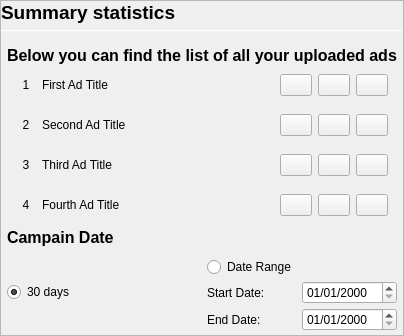
         <widget class="QFrame" name="frameFee">
          <property name="sizePolicy">
           <sizepolicy hsizetype="Expanding" vsizetype="Expanding">
            <horstretch>0</horstretch>
            <verstretch>0</verstretch>
           </sizepolicy>
          </property>
          <property name="maximumSize">
           <size>
            <width>16777215</width>
            <height>16777215</height>
           </size>
          </property>
          <property name="frameShape">
           <enum>QFrame::StyledPanel</enum>
          </property>
          <property name="frameShadow">
           <enum>QFrame::Sunken</enum>
          </property>
          <layout class="QVBoxLayout" name="verticalLayoutFee1">
           <property name="spacing">
            <number>0</number>
           </property>
           <property name="leftMargin">
            <number>0</number>
           </property>
           <property name="topMargin">
            <number>0</number>
           </property>
           <property name="rightMargin">
            <number>0</number>
           </property>
           <property name="bottomMargin">
            <number>0</number>
           </property>
           <item>
            <layout class="QVBoxLayout" name="verticalLayout_5">
             <property name="spacing">
              <number>6</number>
             </property>
             <item>
              <layout class="QHBoxLayout" name="horizontalLayoutCoinControl1_2">
               <property name="bottomMargin">
                <number>15</number>
               </property>
               <item>
                <layout class="QVBoxLayout" name="verticalLayout_8">
                 <property name="spacing">
                  <number>6</number>
                 </property>
                 <item>
                  <widget class="QLabel" name="labelCoinControlFeatures_2">
                   <property name="sizePolicy">
                    <sizepolicy hsizetype="Preferred" vsizetype="Maximum">
                     <horstretch>0</horstretch>
                     <verstretch>0</verstretch>
                    </sizepolicy>
                   </property>
                   <property name="minimumSize">
                    <size>
                     <width>0</width>
                     <height>20</height>
                    </size>
                   </property>
                   <property name="font">
                    <font>
                     <pointsize>14</pointsize>
                     <weight>75</weight>
                     <bold>true</bold>
                    </font>
                   </property>
                   <property name="styleSheet">
                    <string notr="true">font-weight:bold;</string>
                   </property>
                   <property name="text">
                    <string>Summary statistics</string>
                   </property>
                  </widget>
                 </item>
                 <item>
                  <widget class="Line" name="line_2">
                   <property name="minimumSize">
                    <size>
                     <width>0</width>
                     <height>1</height>
                    </size>
                   </property>
                   <property name="maximumSize">
                    <size>
                     <width>16777215</width>
                     <height>1</height>
                    </size>
                   </property>
                   <property name="orientation">
                    <enum>Qt::Horizontal</enum>
                   </property>
                  </widget>
                 </item>
                </layout>
               </item>
              </layout>
             </item>
            </layout>
           </item>
           <item>
            <layout class="QVBoxLayout" name="verticalLayoutFee2" stretch="0">
             <property name="spacing">
              <number>0</number>
             </property>
             <property name="leftMargin">
              <number>6</number>
             </property>
             <property name="topMargin">
              <number>0</number>
             </property>
             <property name="rightMargin">
              <number>6</number>
             </property>
             <item>
              <widget class="QFrame" name="frameFeeSelection">
               <layout class="QVBoxLayout" name="verticalLayoutFee12">
                <property name="spacing">
                 <number>0</number>
                </property>
                <property name="leftMargin">
                 <number>0</number>
                </property>
                <property name="topMargin">
                 <number>0</number>
                </property>
                <property name="rightMargin">
                 <number>0</number>
                </property>
                <property name="bottomMargin">
                 <number>0</number>
                </property>
                <item>
                 <layout class="QVBoxLayout" name="verticalLayout_2">
                  <property name="spacing">
                   <number>0</number>
                  </property>
                  <property name="sizeConstraint">
                   <enum>QLayout::SetDefaultConstraint</enum>
                  </property>
                  <property name="topMargin">
                   <number>0</number>
                  </property>
                  <property name="rightMargin">
                   <number>0</number>
                  </property>
                  <property name="bottomMargin">
                   <number>0</number>
                  </property>
                  <item>
                   <widget class="QLabel" name="labelTitle_2">
                    <property name="enabled">
                     <bool>true</bool>
                    </property>
                    <property name="font">
                     <font>
                      <pointsize>12</pointsize>
                      <weight>75</weight>
                      <bold>true</bold>
                     </font>
                    </property>
                    <property name="text">
                     <string>Below you can find the list of all your uploaded ads</string>
                    </property>
                    <property name="margin">
                     <number>0</number>
                    </property>
                   </widget>
                  </item>
                  <item>
                   <widget class="QWidget" name="widAdLine1" native="true">
                    <layout class="QHBoxLayout" name="horizontalLayout_2">
                     <item>
                      <widget class="QLabel" name="label_3">
                       <property name="maximumSize">
                        <size>
                         <width>20</width>
                         <height>16777215</height>
                        </size>
                       </property>
                       <property name="text">
                        <string>1</string>
                       </property>
                       <property name="alignment">
                        <set>Qt::AlignCenter</set>
                       </property>
                      </widget>
                     </item>
                     <item>
                      <widget class="QLabel" name="labelTitleOfAd1">
                       <property name="text">
                        <string>First Ad Title</string>
                       </property>
                      </widget>
                     </item>
                     <item>
                      <widget class="QPushButton" name="deleteButtonAd1">
                       <property name="sizePolicy">
                        <sizepolicy hsizetype="Minimum" vsizetype="Fixed">
                         <horstretch>0</horstretch>
                         <verstretch>0</verstretch>
                        </sizepolicy>
                       </property>
                       <property name="maximumSize">
                        <size>
                         <width>32</width>
                         <height>16777215</height>
                        </size>
                       </property>
                       <property name="toolTip">
                        <string>Delete Ad</string>
                       </property>
                       <property name="text">
                        <string/>
                       </property>
                       <property name="icon">
                        <iconset resource="../believe.qrc">
                         <normaloff>:/icons/remove</normaloff>:/icons/remove</iconset>
                       </property>
                       <property name="autoDefault">
                        <bool>false</bool>
                       </property>
                      </widget>
                     </item>
                     <item>
                      <widget class="QPushButton" name="stopButtonAd1">
                       <property name="sizePolicy">
                        <sizepolicy hsizetype="Minimum" vsizetype="Fixed">
                         <horstretch>0</horstretch>
                         <verstretch>0</verstretch>
                        </sizepolicy>
                       </property>
                       <property name="maximumSize">
                        <size>
                         <width>32</width>
                         <height>16777215</height>
                        </size>
                       </property>
                       <property name="toolTip">
                        <string>Stop Ad</string>
                       </property>
                       <property name="text">
                        <string/>
                       </property>
                       <property name="icon">
                        <iconset resource="../believe.qrc">
                         <normaloff>:/icons/stop</normaloff>:/icons/stop</iconset>
                       </property>
                       <property name="autoDefault">
                        <bool>false</bool>
                       </property>
                      </widget>
                     </item>
                     <item>
                      <widget class="QPushButton" name="activateButtonAd1">
                       <property name="sizePolicy">
                        <sizepolicy hsizetype="Minimum" vsizetype="Fixed">
                         <horstretch>0</horstretch>
                         <verstretch>0</verstretch>
                        </sizepolicy>
                       </property>
                       <property name="maximumSize">
                        <size>
                         <width>32</width>
                         <height>16777215</height>
                        </size>
                       </property>
                       <property name="toolTip">
                        <string>Activate Ad</string>
                       </property>
                       <property name="text">
                        <string/>
                       </property>
                       <property name="icon">
                        <iconset resource="../believe.qrc">
                         <normaloff>:/icons/activate</normaloff>:/icons/activate</iconset>
                       </property>
                       <property name="autoDefault">
                        <bool>false</bool>
                       </property>
                      </widget>
                     </item>
                    </layout>
                   </widget>
                  </item>
                  <item>
                   <widget class="QWidget" name="widAdLine2" native="true">
                    <layout class="QHBoxLayout" name="horizontalLayout_3">
                     <item>
                      <widget class="QLabel" name="label_4">
                       <property name="maximumSize">
                        <size>
                         <width>20</width>
                         <height>16777215</height>
                        </size>
                       </property>
                       <property name="text">
                        <string>2</string>
                       </property>
                       <property name="alignment">
                        <set>Qt::AlignCenter</set>
                       </property>
                      </widget>
                     </item>
                     <item>
                      <widget class="QLabel" name="labelTitleOfAd2">
                       <property name="text">
                        <string>Second Ad Title</string>
                       </property>
                      </widget>
                     </item>
                     <item>
                      <widget class="QPushButton" name="deleteButtonAd2">
                       <property name="sizePolicy">
                        <sizepolicy hsizetype="Minimum" vsizetype="Fixed">
                         <horstretch>0</horstretch>
                         <verstretch>0</verstretch>
                        </sizepolicy>
                       </property>
                       <property name="maximumSize">
                        <size>
                         <width>32</width>
                         <height>16777215</height>
                        </size>
                       </property>
                       <property name="toolTip">
                        <string>Delete Ad</string>
                       </property>
                       <property name="text">
                        <string/>
                       </property>
                       <property name="icon">
                        <iconset resource="../believe.qrc">
                         <normaloff>:/icons/remove</normaloff>:/icons/remove</iconset>
                       </property>
                       <property name="autoDefault">
                        <bool>false</bool>
                       </property>
                      </widget>
                     </item>
                     <item>
                      <widget class="QPushButton" name="stopButtonAd2">
                       <property name="sizePolicy">
                        <sizepolicy hsizetype="Minimum" vsizetype="Fixed">
                         <horstretch>0</horstretch>
                         <verstretch>0</verstretch>
                        </sizepolicy>
                       </property>
                       <property name="maximumSize">
                        <size>
                         <width>32</width>
                         <height>16777215</height>
                        </size>
                       </property>
                       <property name="toolTip">
                        <string>Stop Ad</string>
                       </property>
                       <property name="text">
                        <string/>
                       </property>
                       <property name="icon">
                        <iconset resource="../believe.qrc">
                         <normaloff>:/icons/stop</normaloff>:/icons/stop</iconset>
                       </property>
                       <property name="autoDefault">
                        <bool>false</bool>
                       </property>
                      </widget>
                     </item>
                     <item>
                      <widget class="QPushButton" name="activateButtonAd2">
                       <property name="sizePolicy">
                        <sizepolicy hsizetype="Minimum" vsizetype="Fixed">
                         <horstretch>0</horstretch>
                         <verstretch>0</verstretch>
                        </sizepolicy>
                       </property>
                       <property name="maximumSize">
                        <size>
                         <width>32</width>
                         <height>16777215</height>
                        </size>
                       </property>
                       <property name="toolTip">
                        <string>Activate Ad</string>
                       </property>
                       <property name="text">
                        <string/>
                       </property>
                       <property name="icon">
                        <iconset resource="../believe.qrc">
                         <normaloff>:/icons/activate</normaloff>:/icons/activate</iconset>
                       </property>
                       <property name="autoDefault">
                        <bool>false</bool>
                       </property>
                      </widget>
                     </item>
                    </layout>
                   </widget>
                  </item>
                  <item>
                   <widget class="QWidget" name="widAdLine3" native="true">
                    <layout class="QHBoxLayout" name="horizontalLayout_4">
                     <item>
                      <widget class="QLabel" name="label_5">
                       <property name="maximumSize">
                        <size>
                         <width>20</width>
                         <height>16777215</height>
                        </size>
                       </property>
                       <property name="text">
                        <string>3</string>
                       </property>
                       <property name="alignment">
                        <set>Qt::AlignCenter</set>
                       </property>
                      </widget>
                     </item>
                     <item>
                      <widget class="QLabel" name="labelTitleOfAd3">
                       <property name="text">
                        <string>Third Ad Title</string>
                       </property>
                      </widget>
                     </item>
                     <item>
                      <widget class="QPushButton" name="deleteButtonAd3">
                       <property name="sizePolicy">
                        <sizepolicy hsizetype="Minimum" vsizetype="Fixed">
                         <horstretch>0</horstretch>
                         <verstretch>0</verstretch>
                        </sizepolicy>
                       </property>
                       <property name="maximumSize">
                        <size>
                         <width>32</width>
                         <height>16777215</height>
                        </size>
                       </property>
                       <property name="toolTip">
                        <string>Delete Ad</string>
                       </property>
                       <property name="text">
                        <string/>
                       </property>
                       <property name="icon">
                        <iconset resource="../believe.qrc">
                         <normaloff>:/icons/remove</normaloff>:/icons/remove</iconset>
                       </property>
                       <property name="autoDefault">
                        <bool>false</bool>
                       </property>
                      </widget>
                     </item>
                     <item>
                      <widget class="QPushButton" name="stopButtonAd3">
                       <property name="sizePolicy">
                        <sizepolicy hsizetype="Minimum" vsizetype="Fixed">
                         <horstretch>0</horstretch>
                         <verstretch>0</verstretch>
                        </sizepolicy>
                       </property>
                       <property name="maximumSize">
                        <size>
                         <width>32</width>
                         <height>16777215</height>
                        </size>
                       </property>
                       <property name="toolTip">
                        <string>Stop Ad</string>
                       </property>
                       <property name="text">
                        <string/>
                       </property>
                       <property name="icon">
                        <iconset resource="../believe.qrc">
                         <normaloff>:/icons/stop</normaloff>:/icons/stop</iconset>
                       </property>
                       <property name="autoDefault">
                        <bool>false</bool>
                       </property>
                      </widget>
                     </item>
                     <item>
                      <widget class="QPushButton" name="activateButtonAd3">
                       <property name="sizePolicy">
                        <sizepolicy hsizetype="Minimum" vsizetype="Fixed">
                         <horstretch>0</horstretch>
                         <verstretch>0</verstretch>
                        </sizepolicy>
                       </property>
                       <property name="maximumSize">
                        <size>
                         <width>32</width>
                         <height>16777215</height>
                        </size>
                       </property>
                       <property name="toolTip">
                        <string>Activate Ad</string>
                       </property>
                       <property name="text">
                        <string/>
                       </property>
                       <property name="icon">
                        <iconset resource="../believe.qrc">
                         <normaloff>:/icons/activate</normaloff>:/icons/activate</iconset>
                       </property>
                       <property name="autoDefault">
                        <bool>false</bool>
                       </property>
                      </widget>
                     </item>
                    </layout>
                   </widget>
                  </item>
                  <item>
                   <widget class="QWidget" name="widAdLine4" native="true">
                    <property name="enabled">
                     <bool>true</bool>
                    </property>
                    <layout class="QHBoxLayout" name="horizontalLayout_5">
                     <property name="bottomMargin">
                      <number>12</number>
                     </property>
                     <item>
                      <widget class="QLabel" name="label_6">
                       <property name="maximumSize">
                        <size>
                         <width>20</width>
                         <height>16777215</height>
                        </size>
                       </property>
                       <property name="text">
                        <string>4</string>
                       </property>
                       <property name="alignment">
                        <set>Qt::AlignCenter</set>
                       </property>
                      </widget>
                     </item>
                     <item>
                      <widget class="QLabel" name="labelTitleOfAd4">
                       <property name="enabled">
                        <bool>true</bool>
                       </property>
                       <property name="text">
                        <string>Fourth Ad Title</string>
                       </property>
                      </widget>
                     </item>
                     <item>
                      <widget class="QPushButton" name="deleteButtonAd4">
                       <property name="sizePolicy">
                        <sizepolicy hsizetype="Minimum" vsizetype="Fixed">
                         <horstretch>0</horstretch>
                         <verstretch>0</verstretch>
                        </sizepolicy>
                       </property>
                       <property name="maximumSize">
                        <size>
                         <width>32</width>
                         <height>16777215</height>
                        </size>
                       </property>
                       <property name="toolTip">
                        <string>Delete Ad</string>
                       </property>
                       <property name="text">
                        <string/>
                       </property>
                       <property name="icon">
                        <iconset resource="../believe.qrc">
                         <normaloff>:/icons/remove</normaloff>:/icons/remove</iconset>
                       </property>
                       <property name="autoDefault">
                        <bool>false</bool>
                       </property>
                      </widget>
                     </item>
                     <item>
                      <widget class="QPushButton" name="stopButtonAd4">
                       <property name="sizePolicy">
                        <sizepolicy hsizetype="Minimum" vsizetype="Fixed">
                         <horstretch>0</horstretch>
                         <verstretch>0</verstretch>
                        </sizepolicy>
                       </property>
                       <property name="maximumSize">
                        <size>
                         <width>32</width>
                         <height>16777215</height>
                        </size>
                       </property>
                       <property name="toolTip">
                        <string>Stop Ad</string>
                       </property>
                       <property name="text">
                        <string/>
                       </property>
                       <property name="icon">
                        <iconset resource="../believe.qrc">
                         <normaloff>:/icons/stop</normaloff>:/icons/stop</iconset>
                       </property>
                       <property name="autoDefault">
                        <bool>false</bool>
                       </property>
                      </widget>
                     </item>
                     <item>
                      <widget class="QPushButton" name="activateButtonAd4">
                       <property name="sizePolicy">
                        <sizepolicy hsizetype="Minimum" vsizetype="Fixed">
                         <horstretch>0</horstretch>
                         <verstretch>0</verstretch>
                        </sizepolicy>
                       </property>
                       <property name="maximumSize">
                        <size>
                         <width>32</width>
                         <height>16777215</height>
                        </size>
                       </property>
                       <property name="toolTip">
                        <string>Activate Ad</string>
                       </property>
                       <property name="text">
                        <string/>
                       </property>
                       <property name="icon">
                        <iconset resource="../believe.qrc">
                         <normaloff>:/icons/activate</normaloff>:/icons/activate</iconset>
                       </property>
                       <property name="autoDefault">
                        <bool>false</bool>
                       </property>
                      </widget>
                     </item>
                    </layout>
                   </widget>
                  </item>
                  <item>
                   <layout class="QVBoxLayout" name="verticalLayout_6">
                    <item>
                     <widget class="QLabel" name="label">
                      <property name="font">
                       <font>
                        <pointsize>12</pointsize>
                        <weight>75</weight>
                        <bold>true</bold>
                       </font>
                      </property>
                      <property name="text">
                       <string>Campain Date</string>
                      </property>
                      <property name="margin">
                       <number>0</number>
                      </property>
                     </widget>
                    </item>
                    <item>
                     <layout class="QGridLayout" name="gridLayout" rowstretch="0,0,0" columnstretch="0,0">
                      <property name="topMargin">
                       <number>10</number>
                      </property>
                      <property name="bottomMargin">
                       <number>4</number>
                      </property>
                      <property name="horizontalSpacing">
                       <number>10</number>
                      </property>
                      <property name="verticalSpacing">
                       <number>4</number>
                      </property>
                      <item row="0" column="1">
                       <widget class="QRadioButton" name="radioButtonDateRange">
                        <property name="text">
                         <string>Date Range</string>
                        </property>
                       </widget>
                      </item>
                      <item row="1" column="0">
                       <widget class="QRadioButton" name="radioButtonDefault">
                        <property name="text">
                         <string>30 days</string>
                        </property>
                        <property name="checked">
                         <bool>true</bool>
                        </property>
                       </widget>
                      </item>
                      <item row="1" column="1">
                       <layout class="QHBoxLayout" name="horizontalLayout_7">
                        <item>
                         <widget class="QLabel" name="label_7">
                          <property name="maximumSize">
                           <size>
                            <width>100</width>
                            <height>16777215</height>
                           </size>
                          </property>
                          <property name="text">
                           <string>Start Date:</string>
                          </property>
                         </widget>
                        </item>
                        <item>
                         <widget class="QDateEdit" name="dateEditStart">
                          <property name="displayFormat">
                           <string>MM/dd/yyyy</string>
                          </property>
                         </widget>
                        </item>
                       </layout>
                      </item>
                      <item row="2" column="1">
                       <layout class="QHBoxLayout" name="horizontalLayout_8">
                        <item>
                         <widget class="QLabel" name="label_8">
                          <property name="maximumSize">
                           <size>
                            <width>100</width>
                            <height>16777215</height>
                           </size>
                          </property>
                          <property name="text">
                           <string>End Date:</string>
                          </property>
                         </widget>
                        </item>
                        <item>
                         <widget class="QDateEdit" name="dateEditEnd">
                          <property name="displayFormat">
                           <string>MM/dd/yyyy</string>
                          </property>
                         </widget>
                        </item>
                       </layout>
                      </item>
                     </layout>
                    </item>
                   </layout>
                  </item>
                 </layout>
                </item>
               </layout>
              </widget>
             </item>
            </layout>
           </item>
          </layout>
         </widget>
